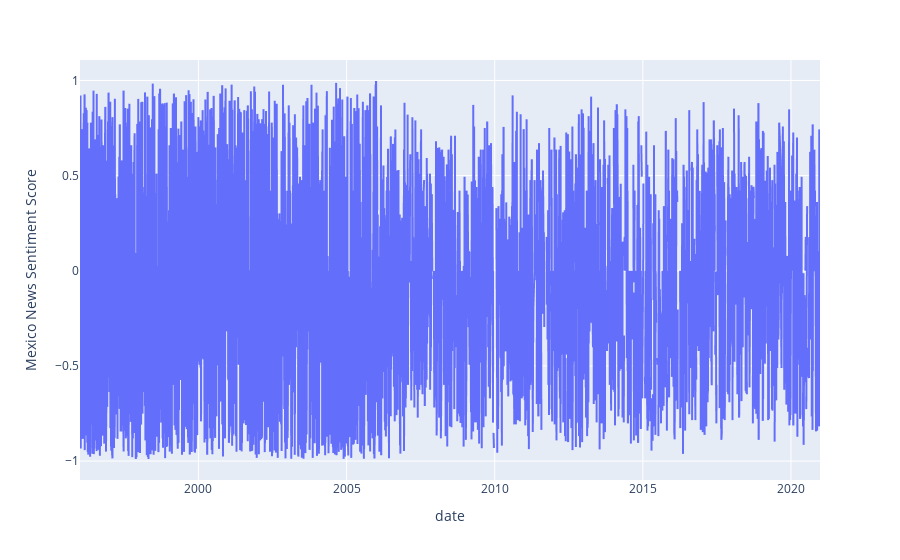

Write notebook code for a chart like this one.
### Code cell
date_nyt = (nyt.groupby('date')['vader_sentiment_imp'].sum()/nyt.groupby('date')['importance'].sum()).reset_index().rename(columns = {0:'Mexico News Sentiment Score'})
fig = px.line(date_nyt, x='date', y='Mexico News Sentiment Score')
fig.show()

### Figure 1 — Plotly figure (JSON) as saved in the notebook; plotly's stock layout.template omitted (floating-point values rounded to 4 significant figures; data arrays with more than 128 entries replaced by an {"elided": "..."} marker saying what was removed)
{"data": [{"hovertemplate": "date=%{x}<br>Mexico News Sentiment Score=%{y}<extra></extra>", "legendgroup": "", "line": {"color": "#636efa", "dash": "solid"}, "mode": "lines", "name": "", "showlegend": false, "type": "scattergl", "x": {"elided": "4524 str values"}, "xaxis": "x", "y": {"elided": "4524 float values"}, "yaxis": "y"}], "layout": {"legend": {"tracegroupgap": 0}, "margin": {"t": 60}, "xaxis": {"anchor": "y", "domain": [0, 1], "title": {"text": "date"}}, "yaxis": {"anchor": "x", "domain": [0, 1], "title": {"text": "Mexico News Sentiment Score"}}}}
